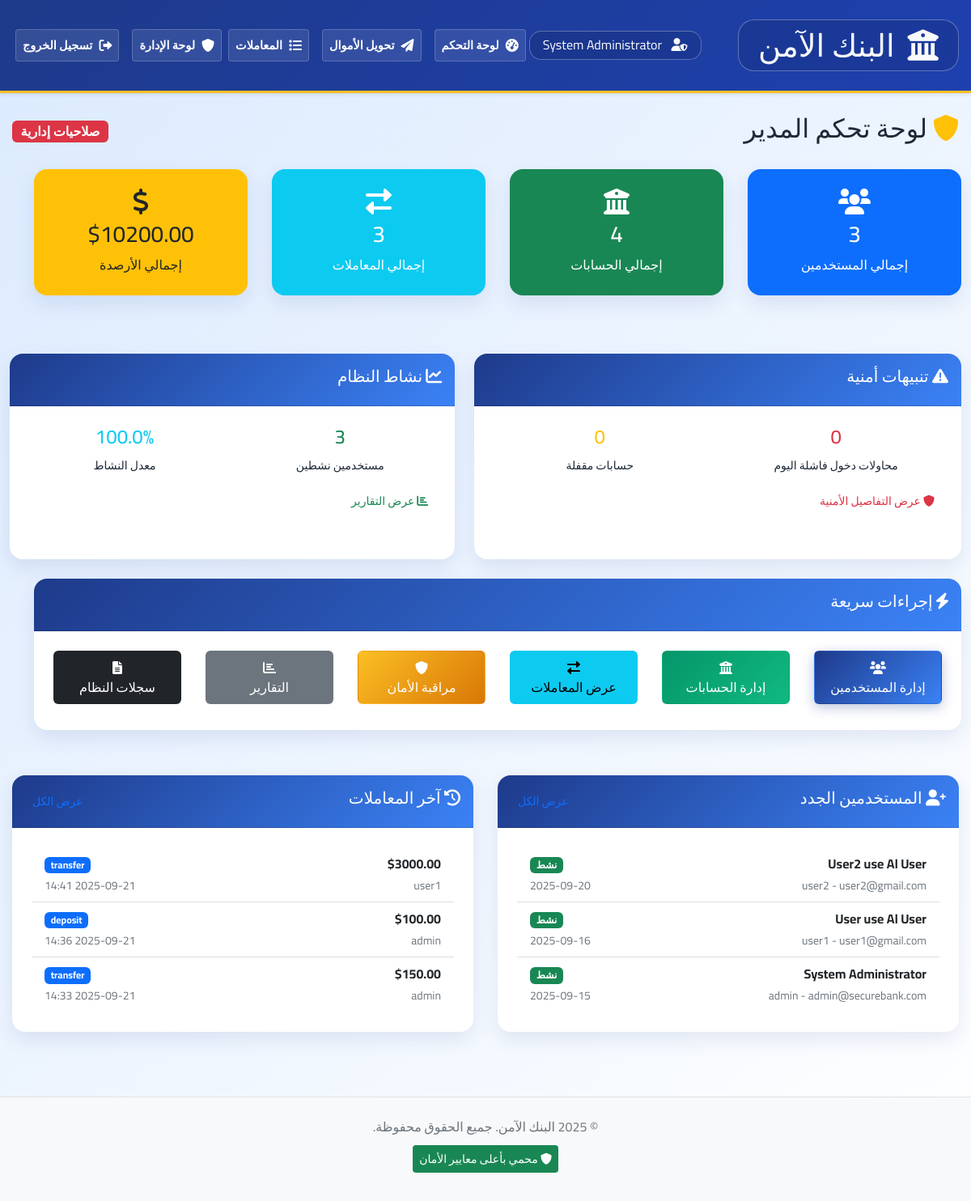
Page /admin/ (signed in) on the committed database.
### models/user.py (models this page shows, shortened)
class User(UserMixin, db.Model):
    __tablename__ = 'users'
    id = db.Column(db.Integer, primary_key=True)
    username = db.Column(db.String(80), unique=True, nullable=False, index=True)
    email = db.Column(db.String(120), unique=True, nullable=False, index=True)
    password_hash = db.Column(db.String(255), nullable=False)
    failed_login_attempts = db.Column(db.Integer, default=0)
    account_locked_until = db.Column(db.DateTime, nullable=True)
    last_login = db.Column(db.DateTime, nullable=True)
    created_at = db.Column(db.DateTime, default=datetime.utcnow)
    full_name = db.Column(db.String(100), nullable=False)
    phone = db.Column(db.String(20), nullable=True)
    is_active = db.Column(db.Boolean, default=True)
    role = db.Column(db.String(20), default='user')  # 'admin', 'user' الدور
    accounts = db.relationship('Account', backref='owner', lazy=True, cascade='all, delete-orphan')
    transactions = db.relationship('Transaction', backref='user', lazy=True)
    def is_admin(self):
        return self.role == 'admin'

class Transaction(db.Model):
    __tablename__ = 'transactions المعاملات'
    id = db.Column(db.Integer, primary_key=True)
    transaction_type = db.Column(db.String(20), nullable=False)  # 'transfer', 'deposit', 'withdrawal'
    amount = db.Column(db.Numeric(15, 2), nullable=False)
    description = db.Column(db.String(255), nullable=True)
    from_account_id = db.Column(db.Integer, db.ForeignKey('accounts.id'), nullable=True)
    to_account_id = db.Column(db.Integer, db.ForeignKey('accounts.id'), nullable=True)
    created_at = db.Column(db.DateTime, default=datetime.utcnow)
    ip_address = db.Column(db.String(45), nullable=True)  # Support IPv6
    user_agent = db.Column(db.String(255), nullable=True)
    user_id = db.Column(db.Integer, db.ForeignKey('users.id'), nullable=False)

### routes/admin.py (the view)
@admin_bp.route('/')
@login_required
@admin_required
def dashboard():
    total_users = User.query.count()
    total_accounts = Account.query.count()
    total_transactions = Transaction.query.count()
    active_users = User.query.filter_by(is_active=True).count()
    recent_users = User.query.order_by(desc(User.created_at)).limit(5).all()
    recent_transactions = Transaction.query.order_by(desc(Transaction.created_at)).limit(10).all()
    failed_logins_today = LoginAttempt.query.filter(
        LoginAttempt.success == False,
        LoginAttempt.attempted_at >= datetime.utcnow().date()
    ).count()
    locked_accounts = User.query.filter(
        User.account_locked_until > datetime.utcnow()
    ).count()
    total_balance = db.session.query(func.sum(Account.balance)).scalar() or 0
    return render_template('admin/dashboard.html',
                         total_users=total_users,
                         total_accounts=total_accounts,
                         total_transactions=total_transactions,
                         active_users=active_users,
                         recent_users=recent_users,
                         recent_transactions=recent_transactions,
                         failed_logins_today=failed_logins_today,
                         locked_accounts=locked_accounts,
                         total_balance=total_balance)

### templates/admin/dashboard.html (shortened to what this page needs)
{% extends "base.html" %}
{% block content %}
<div class="row">
    <div class="col-12">
        <div class="d-flex justify-content-between align-items-center mb-4">
            <h2><i class="fas fa-shield-alt text-warning"></i> لوحة تحكم المدير</h2>
            <div class="badge bg-danger fs-6">صلاحيات إدارية</div>
</div>
        </div>
<div class="row mb-4">
    <div class="col-md-3 mb-3">
        <div class="card bg-primary text-white">
            <div class="card-body text-center">
                <i class="fas fa-users fa-2x mb-2"></i>
                <h3>{{ total_users }}</h3>
                <p class="mb-0">إجمالي المستخدمين</p>
            </div>
        </div>
    </div>
    <div class="col-md-3 mb-3">
        <div class="card bg-success text-white">
            <div class="card-body text-center">
                <i class="fas fa-university fa-2x mb-2"></i>
                <h3>{{ total_accounts }}</h3>
                <p class="mb-0">إجمالي الحسابات</p>
            </div>
        </div>
    </div>
    <div class="col-md-3 mb-3">
        <div class="card bg-info text-white">
            <div class="card-body text-center">
                <i class="fas fa-exchange-alt fa-2x mb-2"></i>
                <h3>{{ total_transactions }}</h3>
                <p class="mb-0">إجمالي المعاملات</p>
            </div>
        </div>
    </div>
    <div class="col-md-3 mb-3">
        <div class="card bg-warning text-dark">
            <div class="card-body text-center">
                <i class="fas fa-dollar-sign fa-2x mb-2"></i>
                <h3>${{ "%.2f"|format(total_balance) }}</h3>
                <p class="mb-0">إجمالي الأرصدة</p>
            </div>
        </div>
    </div>
</div>
<div class="d-flex align-items-stretch justify-content-between mb-4" style="gap: 1.5rem;">
    <div class="flex-fill">
        <div class="card border-danger h-100">
            <div class="card-header bg-danger text-white">
                <h5><i class="fas fa-exclamation-triangle"></i> تنبيهات أمنية</h5>
            </div>
            <div class="card-body">
                <div class="row text-center">
                    <div class="col-6">
                        <h4 class="text-danger">{{ failed_logins_today }}</h4>
                        <small>محاولات دخول فاشلة اليوم</small>
                    </div>
                    <div class="col-6">
                        <h4 class="text-warning">{{ locked_accounts }}</h4>
                        <small>حسابات مقفلة</small>
                    </div>
                </div>
                <div class="mt-3">
                    <a href="{{ url_for('admin.security') }}" class="btn btn-outline-danger btn-sm">
                        <i class="fas fa-shield-alt"></i> عرض التفاصيل الأمنية
                    </a>
                </div>
            </div>
        </div>
    </div>
    <div class="flex-fill">
        <div class="card border-success h-100">
            <div class="card-header bg-success text-white">
                <h5><i class="fas fa-chart-line"></i> نشاط النظام</h5>
            </div>
            <div class="card-body">
                <div class="row text-center">
                    <div class="col-6">
                        <h4 class="text-success">{{ active_users }}</h4>
                        <small>مستخدمين نشطين</small>
                    </div>
                    <div class="col-6">
                        <h4 class="text-info">{{ (active_users / total_users * 100)|round(1) if total_users > 0 else 0 }}%</h4>
                        <small>معدل النشاط</small>
                    </div>
                </div>
                <div class="mt-3">
                    <a href="{{ url_for('admin.reports') }}" class="btn btn-outline-success btn-sm">
                        <i class="fas fa-chart-bar"></i> عرض التقارير
                    </a>
                </div>
            </div>
        </div>
    </div>
</div>
<div class="row mb-4">
    <div class="col-12">
        <div class="card">
            <div class="card-header">
                <h5><i class="fas fa-bolt"></i> إجراءات سريعة</h5>
            </div>
            <div class="card-body">
                <div class="row">
                    <div class="col-md-2 mb-2">
                        <a href="{{ url_for('admin.users') }}" class="btn btn-primary w-100">
                            <i class="fas fa-users"></i><br>إدارة المستخدمين
                        </a>
                    </div>
                    <div class="col-md-2 mb-2">
                        <a href="{{ url_for('admin.accounts') }}" class="btn btn-success w-100">
                            <i class="fas fa-university"></i><br>إدارة الحسابات
                        </a>
                    </div>
                    <div class="col-md-2 mb-2">
                        <a href="{{ url_for('admin.transactions') }}" class="btn btn-info w-100">
                            <i class="fas fa-exchange-alt"></i><br>عرض المعاملات
                        </a>
                    </div>
                    <div class="col-md-2 mb-2">
                        <a href="{{ url_for('admin.security') }}" class="btn btn-warning w-100">
                            <i class="fas fa-shield-alt"></i><br>مراقبة الأمان
                        </a>
                    </div>
                    <div class="col-md-2 mb-2">
                        <a href="{{ url_for('admin.reports') }}" class="btn btn-secondary w-100">
                            <i class="fas fa-chart-bar"></i><br>التقارير
                        </a>
                    </div>
                    <div class="col-md-2 mb-2">
                        <a href="{{ url_for('admin.system_logs') }}" class="btn btn-dark w-100">
                            <i class="fas fa-file-alt"></i><br>سجلات النظام
                        </a>
                    </div>
                </div>
            </div>
        </div>
    </div>
</div>
</div>
<div class="row">
    <div class="col-md-6">
        <div class="card">
            <div class="card-header d-flex justify-content-between align-items-center">
                <h5><i class="fas fa-user-plus"></i> المستخدمين الجدد</h5>
                <a href="{{ url_for('admin.users') }}" class="btn btn-sm btn-outline-primary">عرض الكل</a>
            </div>
            <div class="card-body">
                {% if recent_users %}
                <div class="list-group list-group-flush">
                    {% for user in recent_users %}
                    <div class="list-group-item d-flex justify-content-between align-items-center">
                        <div>
                            <strong>{{ user.full_name }}</strong><br>
                            <small class="text-muted">{{ user.username }} - {{ user.email }}</small>
                        </div>
                        <div class="text-end">
                            <span class="badge bg-{{ 'success' if user.is_active else 'danger' }}">
                                {{ 'نشط' if user.is_active else 'غير نشط' }}
                            </span><br>
                            <small class="text-muted">{{ user.created_at.strftime('%Y-%m-%d') }}</small>
                        </div>
                    </div>
                    {% endfor %}
                </div>
                {% else %}
                <p class="text-muted text-center">لا توجد مستخدمين جدد</p>
                {% endif %}
            </div>
        </div>
    </div>
    <div class="col-md-6">
        <div class="card">
            <div class="card-header d-flex justify-content-between align-items-center">
                <h5><i class="fas fa-history"></i> آخر المعاملات</h5>
                <a href="{{ url_for('admin.transactions') }}" class="btn btn-sm btn-outline-primary">عرض الكل</a>
            </div>
            <div class="card-body">
                {% if recent_transactions and recent_transactions|length > 0 %}
                    <div class="list-group list-group-flush">
                        {% for transaction in recent_transactions %}
                        <div class="list-group-item d-flex justify-content-between align-items-center">
                            <div>
                                <strong>${{ "%.2f"|format(transaction.amount) }}</strong><br>
                                <small class="text-muted">{{ transaction.user.username if transaction.user else 'نظام' }}</small>
                            </div>
                            <div class="text-end">
                                <span class="badge bg-primary">{{ transaction.transaction_type }}</span><br>
                                <small class="text-muted">{{ transaction.created_at.strftime('%Y-%m-%d %H:%M') }}</small>
                            </div>
                        </div>
                        {% endfor %}
                    </div>
                {% else %}
                    <p class="text-muted text-center">لا توجد معاملات حديثة</p>
                {% endif %}
            </div>
        </div>
    </div>
</div>
{% endblock %}

### templates/base.html (shortened to what this page needs)
<!DOCTYPE html>
<html lang="ar" dir="rtl">
<head>
    <link href="{{ url_for('static', filename='css/style.css') }}" rel="stylesheet">
    <link href="https://cdnjs.cloudflare.com/ajax/libs/font-awesome/6.0.0/css/all.min.css" rel="stylesheet">
</head>
<body>
    <nav class="navbar navbar-expand-lg navbar-dark bg-primary">
        <div class="container">
            <div class="d-flex w-100 justify-content-between align-items-center">
                <div class="d-flex align-items-center">
                    <div class="px-4 py-2" style="border: 1px solid rgba(255,255,255,0.3); background-color: rgba(0,0,0,0.1); border-radius: 20px; margin: 0.5rem 0;">
                        <span class="text-light d-flex align-items-center" style="font-size: 2.4rem; font-weight: 500; line-height: 1.2;">
                            <i class="fas fa-university me-3"></i>
                            البنك الآمن
                        </span>
                    </div>
                </div>
                {% if current_user.is_authenticated %}
                <div class="d-flex align-items-center">
                    <div class="user-display px-3 py-1" style="border: 1px solid rgba(255,255,255,0.3); background-color: rgba(0,0,0,0.1); border-radius: 15px;">
                        <span class="text-light">
                            <i class="fas {% if current_user.is_admin() %}fa-user-shield{% else %}fa-user{% endif %} me-2"></i>
                            {{ current_user.full_name }}
                        </span>
                    </div>
                </div>
                {% else %}
                <div></div>
                {% endif %}
            </div>
            <div class="collapse navbar-collapse" id="navbarNav">
                <ul class="navbar-nav me-auto">
                    {% if current_user.is_authenticated %}
                        <li class="nav-item">
                            <a class="nav-link" href="{{ url_for('dashboard.index') }}">
                                <i class="fas fa-tachometer-alt"></i> لوحة التحكم
                            </a>
                        </li>
                        <li class="nav-item">
                            <a class="nav-link" href="{{ url_for('dashboard.transfer') }}">
                                <i class="fas fa-paper-plane"></i> تحويل الأموال
                            </a>
                        </li>
                        <li class="nav-item">
                            <a class="nav-link" href="{{ url_for('dashboard.transactions') }}">
                                <i class="fas fa-list"></i> المعاملات
                            </a>
                        </li>
                    {% endif %}
                </ul>
                <ul class="navbar-nav">
                    {% if current_user.is_authenticated %}
                        {% if current_user.is_admin() %}
                        <li class="nav-item">
                            <a class="nav-link" href="{{ url_for('admin.dashboard') }}">
                                <i class="fas fa-shield-alt"></i> لوحة الإدارة
                            </a>
                        </li>
                        {% endif %}
                        <li class="nav-item">
                            <a class="nav-link" href="{{ url_for('auth.logout') }}">
                                <i class="fas fa-sign-out-alt"></i> تسجيل الخروج
                            </a>
                        </li>
                    </ul>
                    {% endif %}
            </div>
        </div>
    </nav>
    <main class="container mt-4">
        {% block content %}{% endblock %}
    </main>
    <footer class="bg-light text-center text-muted py-4 mt-5">
        <div class="container">
            <p>&copy; 2025 البنك الآمن. جميع الحقوق محفوظة.</p>
            <p class="small">
                <span class="security-badge">
                    <i class="fas fa-shield-alt"></i> محمي بأعلى معايير الأمان
                </span>
            </p>
        </div>
    </footer>
</body>
</html>

### rows in the picture
User: full_name "System Administrator", username "admin", email "admin@securebank.com", is_active "نشط", created_at "2025-09-15"
User: full_name "User2 use Al User", username "user2", email "user2@gmail.com", is_active "نشط", created_at "2025-09-20"
User: full_name "User use Al User", username "user1", email "user1@gmail.com", is_active "نشط", created_at "2025-09-16"
Transaction: amount "3000.00"
Transaction: amount "100.00"
Transaction: amount "150.00"

### other values in the picture
{{ total_users }} "3"
{{ total_accounts }} "4"
{{ total_transactions }} "3"
{{ "%.2f"|format(total_balance) }} "10200.00"
{{ failed_logins_today }} "0"
{{ locked_accounts }} "0"
{{ active_users }} "3"
{{ (active_users / total_users * 100)|round(1) if total_users > 0 else 0 }} "100.0"
